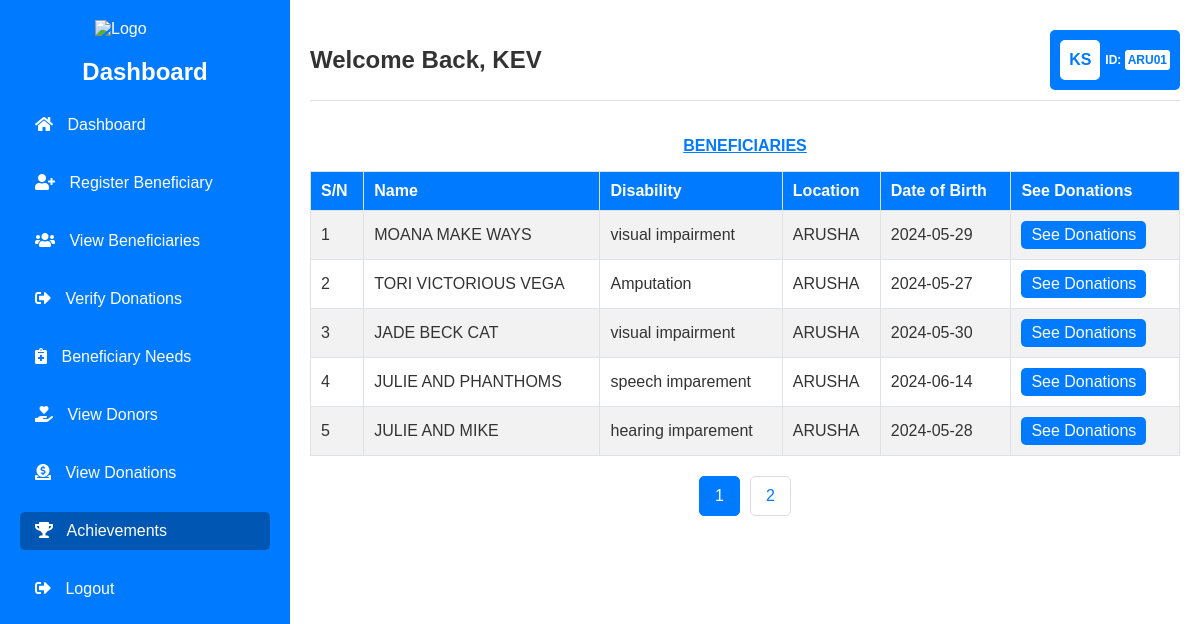
The page /monthly-report.php (signed in) on the database its author committed.
### tables this page shows
CREATE TABLE `beneficiary` (
  `bid` int(11) NOT NULL,
  `fname` varchar(45) NOT NULL,
  `mname` varchar(45) NOT NULL,
  `lname` varchar(45) NOT NULL,
  `dob` date NOT NULL,
  `location` varchar(45) NOT NULL,
  `gender` enum('male','female') NOT NULL,
  `phone` varchar(10) NOT NULL,
  `file_name` varchar(45) NOT NULL,
  `description` text NOT NULL,
  `distype_id` int(11) NOT NULL,
  `chairperson_id` int(11) NOT NULL
);

CREATE TABLE `distype` (
  `distype_id` int(11) NOT NULL,
  `disname` varchar(45) NOT NULL
);

### monthly-report.php (the view, shortened to what this page needs)
<?php
$conn = mysqli_connect("localhost", "root", "", "dmess");
$results_per_page = 5;
$sql = "SELECT COUNT(*) AS total FROM beneficiary WHERE chairperson_id = " . $_SESSION['chairperson_id'];
$query = mysqli_query($conn, $sql);
$row = mysqli_fetch_assoc($query);
$total_beneficiaries = $row['total'];
$total_pages = ceil($total_beneficiaries / $results_per_page);
if (!isset($_GET['page'])) {
    $page = 1;
} else {
    $page = $_GET['page'];
}
$starting_limit_number = ($page - 1) * $results_per_page;
$sql = "SELECT b.*, d.disname
        FROM beneficiary b
        INNER JOIN distype d ON b.distype_id = d.distype_id
        WHERE b.chairperson_id = " . $_SESSION['chairperson_id'] . "
        LIMIT " . $starting_limit_number . "," . $results_per_page;
$query = mysqli_query($conn, $sql);
?>
<!DOCTYPE html>
<html lang="en">
<head>
    <link rel="stylesheet" href="css/dashboard.css">
    <link rel="stylesheet" href="css/see-donation.css">
    <link rel="stylesheet" href="css/view-beneficiaries.css">
    <link rel="stylesheet" href="https://cdnjs.cloudflare.com/ajax/libs/font-awesome/5.15.3/css/all.min.css">
</head>
<body>
    <div class="container">
        <div class="sidebar">
            <div class="logo">
                <img src="pictures/wheelchair.png" alt="Logo">
            </div>
            <h2>Dashboard</h2>
            <ul>
                <li><a href="dashboard.php"><i class="fas fa-home"></i> Dashboard</a></li>
                <li><a href="register-beneficiary.php"><i class="fas fa-user-plus"></i> Register Beneficiary</a></li>
                <li><a href="view-beneficiaries.php"><i class="fas fa-users"></i> View Beneficiaries</a></li>
                <li><a href="verify-donations.php"><i class="fas fa-sign-out-alt"></i> Verify Donations</a></li>
                <li><a href="beneficiary-needs.php"><i class="fas fa-notes-medical"></i> Beneficiary Needs</a></li>
                <li><a href="view-donors.php"><i class="fas fa-hand-holding-heart"></i> View Donors</a></li>
                <li><a href="view-donations.php"><i class="fas fa-donate"></i> View Donations</a></li>
                <li><a href="monthly-report.php"  class="active"><i class="fas fa-trophy"></i> Achievements</a></li>
                <li><a href="logout.php"><i class="fas fa-sign-out-alt"></i> Logout</a></li>
            </ul>
        </div>
        <div class="content">
            <div class="top-header">
                <div class="welcome-message">
                    <h1>Welcome Back, <strong><?php echo $_SESSION['fname']; ?></strong></h1>
                </div>
                <div class="profile">
                    <div class="profile-rectangle">
                        <div class="profile-initials">
                            <?php echo strtoupper(substr($_SESSION['fname'], 0, 1) . substr($_SESSION['lname'], 0, 1)); ?>
                        </div>
                        <div class="profile-info">
                            <p>ID: <span><?php echo $_SESSION['idkey']; ?></span></p>
                        </div>
                    </div>
                </div>
            </div>
            <center><p style="color: #007bff;"><b><u>BENEFICIARIES</u></b></p></center>
            <div class="cards1">
                <table class="table">
                    <tr>
                        <th>S/N</th>
                        <th class="beneficiary">Name</th>
                        <th class="disability">Disability</th>
                        <th class="disability">Location</th>
                        <th class="date">Date of Birth</th>
                        <th>See Donations</th>
                    </tr>
                    <?php
                    if(mysqli_num_rows($query) > 0){
                        $count = $starting_limit_number;
                        while($rows = mysqli_fetch_array($query)){
                            $count++;
                    ?>
                    <tr class="beneficiary-row">
                        <td><?php echo $count;?></td>
                        <td class="beneficiary"><?php echo htmlspecialchars($rows['fname']) . ' ' . htmlspecialchars($rows['mname']) . ' ' . htmlspecialchars($rows['lname']); ?></td>
                        <td class="disability"><?php echo htmlspecialchars($rows['disname']); ?></td>
                        <td class="description"><?php echo htmlspecialchars($rows['location']); ?></td>
                        <td class="date"><?php echo htmlspecialchars($rows['dob']); ?></td>
                        <td>
                            <a class="update-button" href="see-donation.php?id=<?php echo $rows['bid']; ?>">See Donations</a>
                        </td>
                    </tr>
                    <?php
                        }
                    }
                    ?>
                </table>
            </div>
            <div class="pagination">
                <?php
                for ($page_number = 1; $page_number <= $total_pages; $page_number++) {
                    echo '<a href="monthly-report.php?page=' . $page_number . '" class="' . ($page_number == $page ? 'active' : '') . '">' . $page_number . '</a>';
                }
                ?>
            </div>
        </div>
    </div>
</body>
</html>

### dashboard.css (style rules this page uses)
body { font-family: 'Arial', sans-serif; background-color: #f4f4f4; margin: 0; padding: 0; color: #333; display: flex; flex-direction: column; height: 100vh; }
.container { display: flex; flex: 1; }
.sidebar { width: 250px; background-color: #007bff; color: #fff; padding: 20px; box-shadow: 2px 0 5px rgba(0, 0, 0, 0.1); flex-shrink: 0; transition: transform 0.3s ease-in-out; }
.sidebar .logo img { width: 100px; margin: 0 auto 10px; display: block; }
.sidebar h2 { text-align: center; margin-bottom: 20px; }
.sidebar ul { list-style: none; padding: 0; }
.sidebar ul li { margin-bottom: 20px; }
.sidebar ul li a { color: #fff; text-decoration: none; display: block; padding: 10px 15px; border-radius: 5px; transition: background-color 0.3s; }
.sidebar ul li a.active, .sidebar ul li a:hover { background-color: #0056b3; }
.sidebar ul li a i { margin-right: 10px; }
.content { flex: 1; padding: 20px; background-color: #fff; display: flex; flex-direction: column; }
.top-header { display: flex; align-items: center; justify-content: space-between; margin-bottom: 20px; padding: 10px 0; border-bottom: 1px solid #e0e0e0; }
.welcome-message { display: flex; align-items: center; }
.welcome-message h1 { margin: 0; font-size: 24px; }
.profile { display: flex; align-items: center; }
.profile-rectangle { display: flex; align-items: center; padding: 5px 10px; background-color: #007bff; color: #fff; border-radius: 5px; height: 50px; }
.profile-initials { width: 40px; height: 40px; background-color: #fff; color: #007bff; display: flex; align-items: center; justify-content: center; font-size: 16px; font-weight: bold; border-radius: 5px; margin-right: 5px; }
.profile-info { display: flex; flex-direction: column; justify-content: center; }
.profile-info p { margin: 0; font-weight: bold; text-align: left; font-size: 12px; }
.profile-info span { display: inline-block; background-color: #fff; color: #007bff; padding: 3px; border-radius: 3px; text-align: center; font-size: 12px; }

### see-donation.css (style rules this page uses)
.table { width: 100%; border-collapse: collapse; }
.table th, .table td { border: 1px solid #dee2e6; padding: 10px; text-align: left; }
.table th { background: #007bff; color: #fff; }

### view-beneficiaries.css (style rules this page uses)
.table { width: 100%; border-collapse: collapse; }
.table th, .table td { padding: 10px; text-align: left; }
.update-button, .delete-button { background-color: #007bff; color: #fff; padding: 5px 10px; border-radius: 5px; text-decoration: none; display: inline-block; margin-right: 5px; }
.table th { background-color: #007bff; color: #ffffff; }
.table tbody tr:nth-child(even) { background-color: #f2f2f2; }
.pagination { display: flex; justify-content: center; margin: 20px 0; }
.pagination a { margin: 0 5px; padding: 10px 15px; text-decoration: none; color: #007bff; border: 1px solid #ddd; border-radius: 5px; }
.pagination a.active { background-color: #007bff; color: white; border: 1px solid #007bff; }

### rows shown on the page
beneficiary: fname "MOANA", mname "MAKE", lname "WAYS", distype.disname "visual impairment", location "ARUSHA", dob "2024-05-29"
beneficiary: fname "TORI", mname "VICTORIOUS", lname "VEGA", distype.disname "Amputation", location "ARUSHA", dob "2024-05-27"
beneficiary: fname "JADE", mname "BECK", lname "CAT", distype.disname "visual impairment", location "ARUSHA", dob "2024-05-30"
beneficiary: fname "JULIE", mname "AND", lname "PHANTHOMS", distype.disname "speech imparement", location "ARUSHA", dob "2024-06-14"
beneficiary: fname "JULIE", mname "AND", lname "MIKE", distype.disname "hearing imparement", location "ARUSHA", dob "2024-05-28"

### other values the page prints
$_SESSION['fname'] "KEV"
substr($_SESSION['fname'], 0, 1) . substr($_SESSION['lname'], 0, 1) "KS"
$_SESSION['idkey'] "ARU01"
